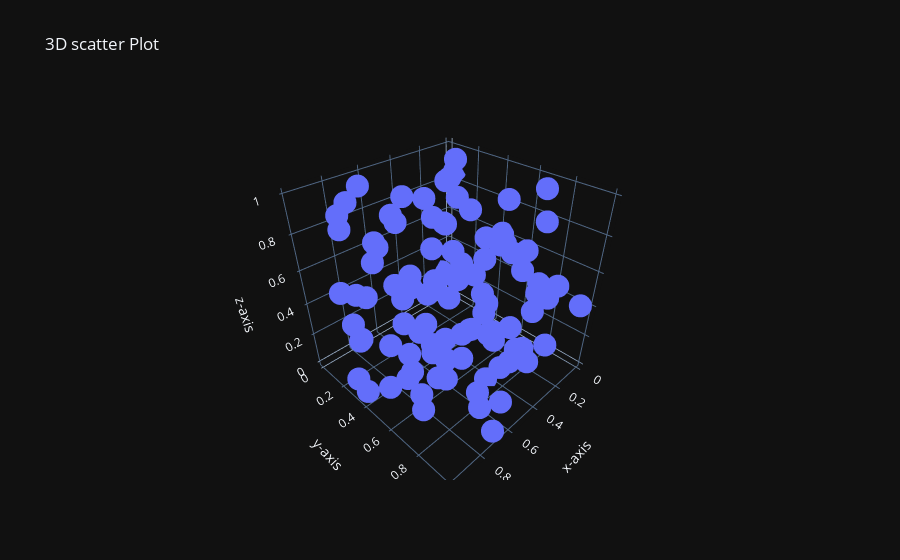

The code cell stored with this chart in its notebook:
### Code cell
a = np.random.rand(100)
b = np.random.rand(100)
c = np.random.uniform(0,1,100)
px.scatter_3d(
    x=a,
    y=b,
    z=c,
    title='3D scatter Plot',
    labels={'x':'x-axis','y':'y-axis','z':'z-axis'},
    template='plotly_dark'
    
)
